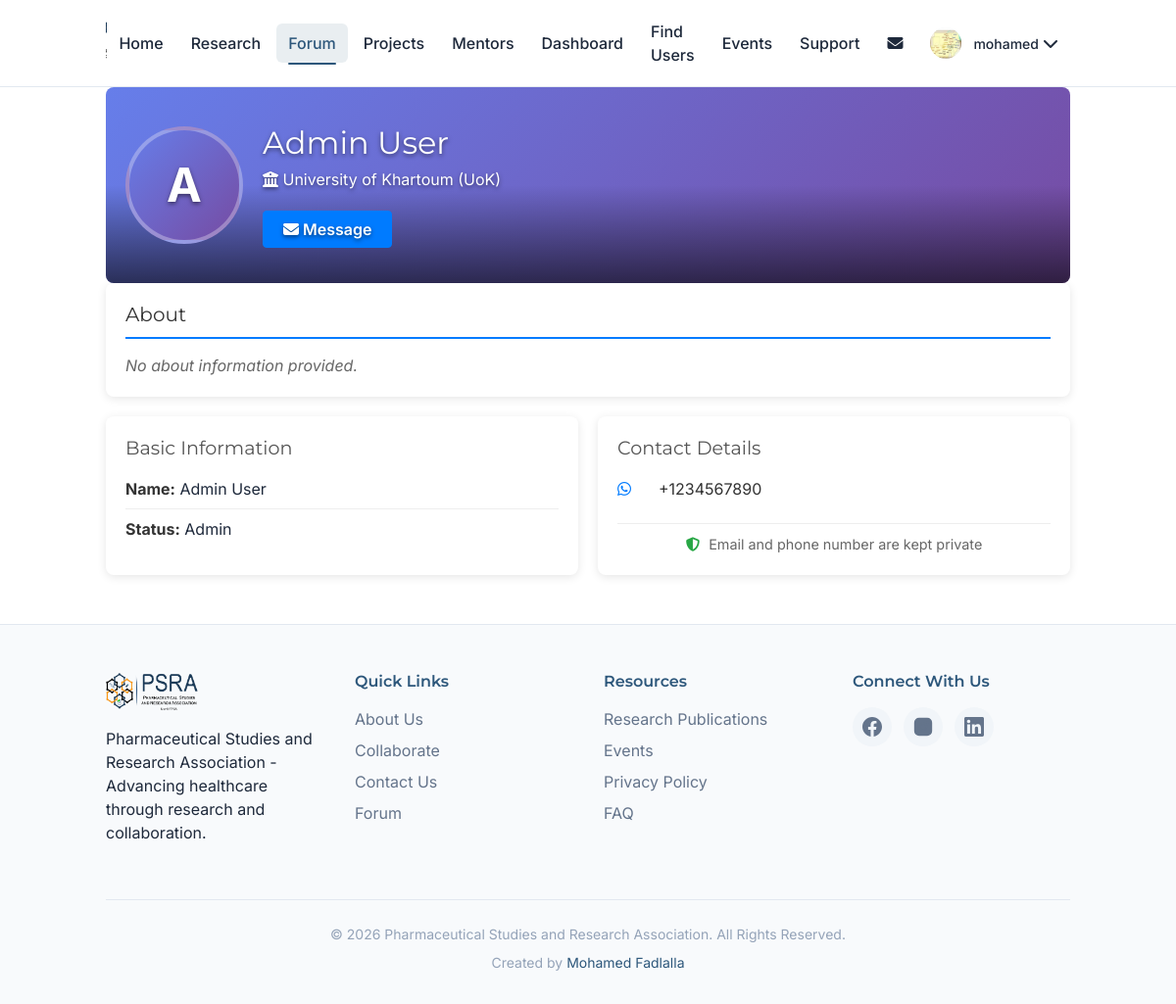
Page /forum/user/1 (signed in) on the committed database.
### models.py (models this page shows, shortened)
class Profile(db.Model):
    __tablename__ = 'profiles'
    id = db.Column(db.Integer, primary_key=True)
    user_id = db.Column(db.Integer, db.ForeignKey('user.id', ondelete='CASCADE'), unique=True, nullable=False)
    full_name = db.Column(db.String(200), nullable=False)
    bio = db.Column(db.Text, nullable=True)
    profile_picture_url = db.Column(db.Text, nullable=True)
    department_id = db.Column(db.Integer, db.ForeignKey('departments.id'), nullable=True)
    university_id = db.Column(db.Integer, db.ForeignKey('universities.id'), nullable=True)
    headline = db.Column(db.String(200), nullable=True)
    location = db.Column(db.String(100), nullable=True)
    linkedin_url = db.Column(db.String(200), nullable=True)
    website_url = db.Column(db.String(200), nullable=True)
    languages = db.Column(db.Text, nullable=True)
    certifications = db.Column(db.Text, nullable=True)
    projects = db.Column(db.Text, nullable=True)
    publications = db.Column(db.Text, nullable=True)
    professional_summary = db.Column(db.Text, nullable=True)
    education = db.Column(db.Text, nullable=True)
    experience = db.Column(db.Text, nullable=True)
    created_at = db.Column(db.DateTime, default=datetime.utcnow)
    user = db.relationship('User', back_populates='profile')
    department = db.relationship('Department', back_populates='profiles')
    university = db.relationship('University', back_populates='profiles')

class University(db.Model):
    __tablename__ = 'universities'
    id = db.Column(db.Integer, primary_key=True)
    name = db.Column(db.String(200), nullable=False)
    abbreviation = db.Column(db.String(20), nullable=True)
    location = db.Column(db.String(100), nullable=True)
    is_active = db.Column(db.Boolean, default=True)
    created_at = db.Column(db.DateTime, default=datetime.utcnow)
    profiles = db.relationship('Profile', back_populates='university', lazy=True)
    departments = db.relationship('Department', back_populates='university', lazy=True)

class User(UserMixin, db.Model):
    id = db.Column(db.Integer, primary_key=True)
    email = db.Column(db.String(120), unique=True, nullable=False)
    password_hash = db.Column(db.String(255), nullable=True)
    google_id = db.Column(db.String(100), unique=True, nullable=True)
    phone_number = db.Column(db.String(20), nullable=True)
    whatsapp_number = db.Column(db.String(20), nullable=True)
    is_admin = db.Column(db.Boolean, default=False)
    email_notifications_enabled = db.Column(db.Boolean, default=True)
    event_reminders_enabled = db.Column(db.Boolean, default=True)
    new_research_alerts_enabled = db.Column(db.Boolean, default=True)
    created_at = db.Column(db.DateTime, default=datetime.utcnow)
    role = db.Column(db.Enum(UserRole), nullable=False, default=UserRole.STUDENT)
    user_skills = db.relationship('UserSkill', back_populates='user', cascade='all, delete-orphan')
    profile = db.relationship('Profile', back_populates='user', uselist=False, cascade='all, delete-orphan')
    student_profile = db.relationship('StudentProfile', back_populates='user', uselist=False, cascade='all, delete-orphan')
    alumni_profile = db.relationship('AlumniProfile', back_populates='user', uselist=False, cascade='all, delete-orphan')
    researcher_profile = db.relationship('ResearcherProfile', back_populates='user', uselist=False, cascade='all, delete-orphan')
    posts = db.relationship('Post', backref='author', lazy=True, cascade='all, delete-orphan')
    comments = db.relationship('Comment', backref='author', lazy=True, cascade='all, delete-orphan')
    likes = db.relationship('Like', backref='user', lazy=True, cascade='all, delete-orphan')
    events = db.relationship('Event', backref='creator', lazy=True, cascade='all, delete-orphan')
    @property
    def name(self):
        return self.profile.full_name if self.profile else "Unknown User"
    @property
    def status(self):
        return self.role.value if self.role else 'student'
    @property
    def headline(self):
        return self.profile.headline if self.profile else None
    @property
    def location(self):
        return self.profile.location if self.profile else None
    @property
    def about(self):
        return self.profile.bio if self.profile else None
    @property
    def profile_picture_url(self):
        return self.profile.profile_picture_url if self.profile else None
    @property
    def linkedin_url(self):
        return self.profile.linkedin_url if self.profile else None
    @property
    def website_url(self):
        return self.profile.website_url if self.profile else None
    @property
    def languages(self):
        return self.profile.languages if self.profile else None
    @property
    def certifications(self):
        return self.profile.certifications if self.profile else None
    @property
    def projects(self):
        return self.profile.projects if self.profile else None
    @property
    def publications(self):
        return self.profile.publications if self.profile else None
    @property
    def professional_summary(self):
        return self.profile.professional_summary if self.profile else None
    @property
    def education(self):
        return self.profile.education if self.profile else '[]'
    @property
    def experience(self):
        return self.profile.experience if self.profile else '[]'
    @property
    def skills(self):
        if not self.user_skills:
            return ""
        return ",".join([us.skill.name for us in self.user_skills if us.skill])

### forum/routes.py (the view)
@forum_bp.route('/user/<int:user_id>')
@login_required
def user_profile(user_id):
    user = User.query.get_or_404(user_id)
    if user.id == current_user.id:
        return redirect(url_for('forum.profile'))
    combined_experience = get_user_timeline(user)
    return render_template('user_profile.html', user=user, experience_entries=combined_experience)

### templates/user_profile.html (shortened to what this page needs)
{% extends "base.html" %}
{% block content %}
<div class="container">
    <div class="profile-header">
        <div class="cover-photo" style="background: linear-gradient(135deg, #667eea 0%, #764ba2 100%);">
            <div class="profile-content-wrapper">
                <div class="profile-avatar">
                    {% if user.profile_picture_url %}
                    <img src="{{ user.profile_picture_url }}" alt="{{ user.name }}'s profile picture" class="avatar-image">
                    {% else %}
                    <div class="avatar-placeholder">
                        {{ user.name[0].upper() }}
                    </div>
                    {% endif %}
                </div>
                <div class="profile-info">
                    <h1>{{ user.name }}</h1>
                    {% if user.profile and user.profile.university %}
                    <p class="university"><i class="fas fa-university"></i> {{ user.profile.university.name }}{% if user.profile.university.abbreviation %} ({{ user.profile.university.abbreviation }}){% endif %}</p>
                    {% endif %}
                    <div class="profile-actions">
                        <a href="{{ url_for('forum.send_message', user_id=user.id) }}" class="btn btn-primary message-btn">
                            <i class="fas fa-envelope"></i> Message
                        </a>
                    </div>
                </div>
            </div>
    </div>
    <div class="profile-content">
        <div class="profile-section">
            <h2>About</h2>
            {% if user.about %}
            <p>{{ user.about }}</p>
            {% else %}
            <p class="no-info">No about information provided.</p>
            {% endif %}
        </div>
        <div class="profile-grid">
            <div class="profile-section">
                <h3>Basic Information</h3>
                <ul class="info-list">
                    <li><strong>Name:</strong> {{ user.name }}</li>
                    <li><strong>Status:</strong> {{ user.status.title() }}</li>
                </ul>
            </div>
            <div class="profile-section">
                <h3>Contact Details</h3>
                <ul class="contact-list">
                    {% if user.whatsapp_number %}
                    <li><i class="fab fa-whatsapp"></i> <a href="https://wa.me/{{ user.whatsapp_number|replace('+', '')|replace(' ', '') }}" target="_blank">{{ user.whatsapp_number }}</a></li>
                    {% endif %}
                </ul>
                <p class="privacy-note"><i class="fas fa-shield-alt"></i> Email and phone number are kept private</p>
            </div>
        </div>
    </div>
</div>
{% endblock %}

### templates/base.html (shortened to what this page needs)
<!DOCTYPE html>
<html lang="en">
<head>
    <script src="https://cdn.tailwindcss.com"></script>
    <link rel="stylesheet" href="{{ url_for('static', filename='css/style.css') }}">
    <link rel="stylesheet" href="https://cdnjs.cloudflare.com/ajax/libs/font-awesome/6.4.0/css/all.min.css" />
</head>
<body>
    <header class="header" id="header">
        <div class="container">
            <nav class="nav-main" id="main-nav" role="navigation" aria-label="Main navigation">
                <ul class="nav-list">
                    <li class="hidden md:block"><a href="{{ url_for('home') }}" class="nav-link {% if request.endpoint == 'home' %}active{% endif %}">Home</a></li>
                    <li><a href="{{ url_for('research') }}" class="nav-link {% if request.endpoint == 'research' %}active{% endif %}">Research</a></li>
                    <li class="hidden md:block"><a href="{{ url_for('forum.forum_main') }}" class="nav-link {% if 'forum' in request.endpoint and 'login' not in request.endpoint and 'register' not in request.endpoint %}active{% endif %}">Forum</a></li>
                    <li><a href="{{ url_for('hub.browse_projects') }}" class="nav-link {% if 'projects' in request.endpoint %}active{% endif %}">Projects</a></li>
                    <li><a href="{{ url_for('hub.browse_mentors') }}" class="nav-link {% if 'mentors' in request.endpoint %}active{% endif %}">Mentors</a></li>
                    {% if current_user.is_authenticated %}
                    <li><a href="{{ url_for('dashboard') }}" class="nav-link {% if request.endpoint == 'dashboard' %}active{% endif %}">Dashboard</a></li>
                    <li><a href="{{ url_for('forum.users') }}" class="nav-link {% if request.endpoint == 'forum.users' %}active{% endif %}">Find Users</a></li>
                    {% endif %}
                    <li><a href="{{ url_for('events') }}" class="nav-link {% if request.endpoint == 'events' %}active{% endif %}">Events</a></li>
                    <li><a href="{{ url_for('support') }}" class="nav-link {% if request.endpoint == 'support' %}active{% endif %}">Support</a></li>
                    {% if current_user.is_authenticated %}
                    <li class="nav-item-relative hidden md:block">
                        <a href="{{ url_for('forum.messages') }}" class="nav-link " aria-label="Messages">
                            <i class="fas fa-envelope"></i>
                        </a>
                    </li>
                    <li class="nav-dropdown">
                        <button class="nav-link user-dropdown-toggle" aria-expanded="false" aria-haspopup="true">
                            <div class="avatar avatar-sm">
                                {% if current_user.profile_picture_url %}
                                <img src="{{ current_user.profile_picture_url }}" alt="{{ current_user.name }}'s profile picture">
                                {% else %}
                                <span class="avatar-placeholder">{{ current_user.name[0].upper() }}</span>
                                {% endif %}
                            </div>
                            <span class="user-name">{{ current_user.name.split()[0] }}</span>
                            <i class="fas fa-chevron-down"></i>
                        </button>
                    </li>
                    {% endif %}
                </ul>
            </nav>
        </div>
    </header>
    <main id="main-content">
        {% block content %}{% endblock %}
    </main>
    <footer class="footer">
        <div class="container">
            <div class="footer-grid">
                <div class="footer-column">
                    <img src="{{ url_for('static', filename='images/logo.png') }}" alt="PSRA Logo" class="footer-logo">
                    <p>Pharmaceutical Studies and Research Association - Advancing healthcare through research and collaboration.</p>
                </div>
                <div class="footer-column">
                    <h4 class="footer-title">Quick Links</h4>
                    <ul class="footer-links">
                        <li><a href="{{ url_for('about') }}">About Us</a></li>
                        <li><a href="{{ url_for('collaborate') }}">Collaborate</a></li>
                        <li><a href="{{ url_for('contact') }}">Contact Us</a></li>
                        <li><a href="{{ url_for('forum.forum_main') }}">Forum</a></li>
                    </ul>
                </div>
                <div class="footer-column">
                    <h4 class="footer-title">Resources</h4>
                    <ul class="footer-links">
                        <li><a href="{{ url_for('research') }}">Research Publications</a></li>
                        <li><a href="{{ url_for('events') }}">Events</a></li>
                        <li><a href="{{ url_for('privacy') }}">Privacy Policy</a></li>
                        <li><a href="{{ url_for('faq') }}">FAQ</a></li>
                    </ul>
                </div>
                <div class="footer-column">
                    <h4 class="footer-title">Connect With Us</h4>
                    <div class="social-icons">
                        <a href="https://www.facebook.com/fpsauofk" target="_blank" rel="noopener noreferrer" class="social-icon facebook" aria-label="Facebook">
                        </a>
                        <a href="https://www.instagram.com/fpsauofk" target="_blank" rel="noopener noreferrer" class="social-icon instagram" aria-label="Instagram">
                        </a>
                        <a href="https://linkedin.com/in/faculty-of-pharmacy-students-association-uofk-96337621a" target="_blank" rel="noopener noreferrer" class="social-icon linkedin" aria-label="LinkedIn">
                        </a>
                    </div>
                </div>
            </div>
            <div class="footer-bottom">
                <p>&copy; {{ now.year if now else 2026 }} Pharmaceutical Studies and Research Association. All Rights Reserved.</p>
                <p>Created by <a href="https://mohamedfadlalla.github.io" target="_blank" rel="noopener noreferrer">Mohamed Fadlalla</a></p>
            </div>
        </div>
    </footer>
</body>
</html>

### rows in the picture
Profile: profile_picture_url (picture), name "mohamed"
Profile: full_name "A", name "Admin User"
University: profile.university.name "University of Khartoum", profile.university.abbreviation "UoK"
User: status "Admin", whatsapp_number "+1234567890"

### other values in the picture
{{ now.year if now else 2026 }} "2026"
